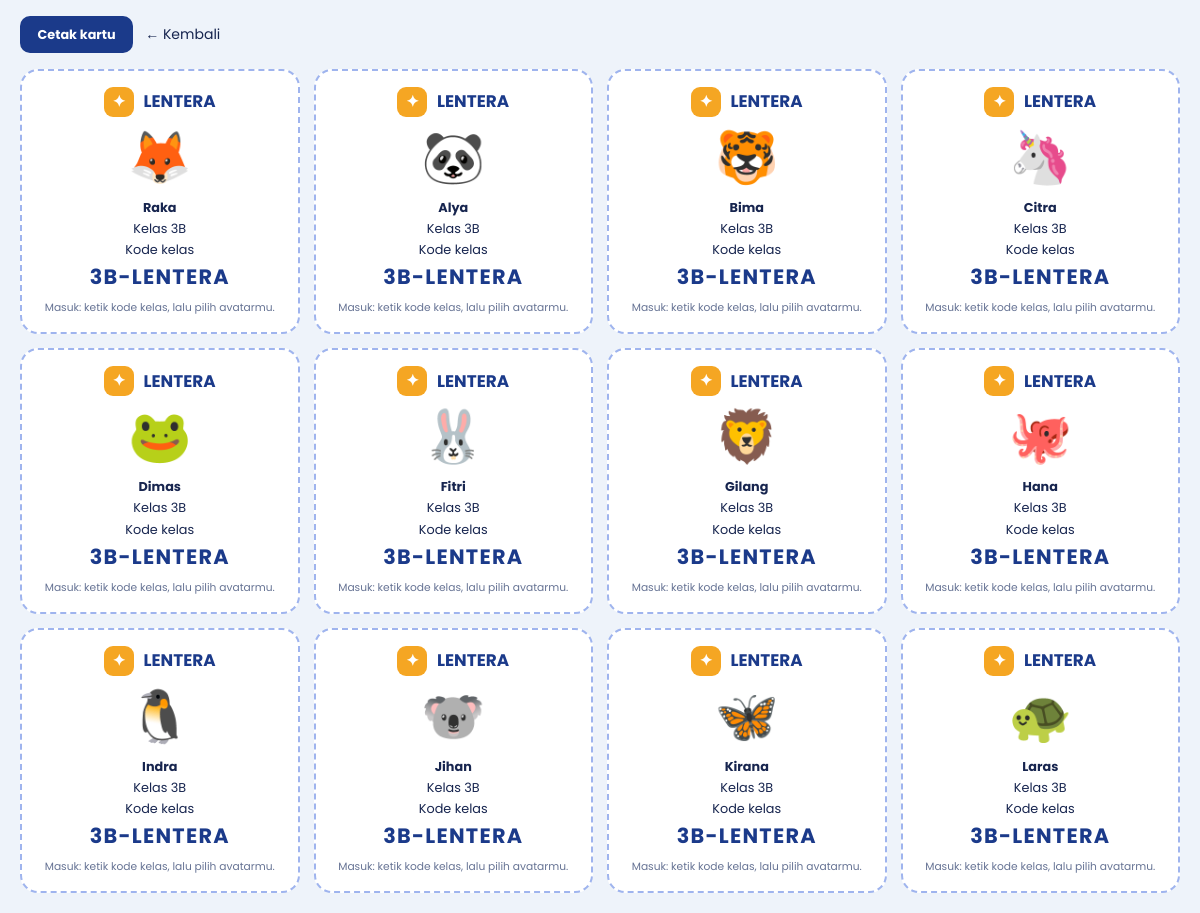
/guru/kartu/ (signed in), run on the app's committed database.
### belajar/models.py (models this page shows, shortened)
class Siswa(models.Model):
    user = models.OneToOneField(User, on_delete=models.CASCADE, related_name="siswa")
    kelas = models.ForeignKey(Kelas, on_delete=models.CASCADE, related_name="siswa")
    avatar = models.CharField(max_length=8, default="🙂")
    kode_samaran = models.CharField(max_length=20, unique=True, help_text="ID samaran: satu-satunya ID yang dikenal game")
    poin = models.PositiveIntegerField(default=0)
    class Meta:
        verbose_name_plural = "Siswa"
    @property
    def nama(self):
        return self.user.first_name or self.user.username

class Kelas(models.Model):
    nama = models.CharField(max_length=20, unique=True)
    kode = models.CharField(max_length=20, unique=True, help_text="Kode kelas untuk login murid")
    wali_kelas = models.ForeignKey(User, null=True, blank=True, on_delete=models.SET_NULL, related_name="kelas_wali")
    ambang_perhatian = models.PositiveSmallIntegerField(default=3, help_text="Siswa perlu perhatian bila sebanyak ini kompetensinya berstatus Mulai")
    target_bagian = models.PositiveSmallIntegerField(
        default=3,
        help_text="Peta Kompetensi baru mencapai 100% bila murid sudah menyelesaikan sebanyak ini bagian (1 bagian = 5 level)",
    )
    class Meta:
        verbose_name_plural = "Kelas"

### belajar/views.py (the view)
# urls.py: path("guru/kartu/", views.guru_kartu, name="kartu"),
@guru_view
def guru_kartu(request, kelas):
    return render(request, "belajar/guru_kartu.html", {"kelas": kelas, "siswa": kelas.siswa.select_related("user")})

### accounts/utils.py (called while the page is built)
def get_role(user):
    if not user.is_authenticated:
        return None
    profile = getattr(user, "profile", None)
    return profile.role if profile else None

def role_required(*roles):
    def deco(view):
        @wraps(view)
        @login_required
        def wrapped(request, *a, **kw):
            role = get_role(request.user)
            return view(request, *a, **kw) if role in roles else redirect(HOME.get(role, "/login/"))
        return wrapped
    return deco

### belajar/cors.py (called while the page is built, shortened)
    def __call__(self, request):
        api = request.path.startswith("/api/game/")
        resp = HttpResponse(status=204) if api and request.method == "OPTIONS" else self.get_response(request)
        return resp

### belajar/views.py (called while the page is built)
def guru_view(fn):
    @wraps(fn)
    @role_required("guru")
    def wrapped(request, *a, **kw):
        kelas = Kelas.objects.filter(wali_kelas=request.user).first()
        if not kelas:
            messages.error(request, "Buat kelas dulu di menu Pengaturan.")
            return redirect("/guru/pengaturan/")
        return fn(request, kelas, *a, **kw)
    return wrapped

### templates/belajar/guru_kartu.html (shortened to what this page needs)
{% extends 'base.html' %}
{% block body %}
<div class="noprint" style="padding:16px 20px;display:flex;gap:12px;align-items:center"><button class="btn navy" onclick="window.print()">Cetak kartu</button><a href="/guru/pengaturan/">← Kembali</a></div>
<div class="kartu-grid">{% for s in siswa %}
  <div class="kartu-masuk"><div class="logo" style="justify-content:center;color:var(--navy)"><i>✦</i>LENTERA</div>
    <div class="av2">{{ s.avatar }}</div><b>{{ s.nama }}</b><p>Kelas {{ kelas.nama }}</p><p>Kode kelas</p><b class="kode-kartu">{{ kelas.kode }}</b>
    <small>Masuk: ketik kode kelas, lalu pilih avatarmu.</small></div>{% endfor %}</div>
{% endblock %}

### static/css/lentera.css (style rules this page uses)
:root { --navy:#1b3a8a;--coral:#ef6b5b;--teal:#12a094;--amber:#f5a623;--ink:#17254f;--mut:#667394;--bg:#eef3fa;--line:#e2e8f3;--mulai:#f6c5c2;--berk:#fbe39b;--cakap:#b9e6c9 }
* { box-sizing:border-box;margin:0;padding:0 }
body { font:14px/1.5 Poppins,system-ui,sans-serif;background:var(--bg);color:var(--ink) }
a { color:inherit;text-decoration:none }
button { font:inherit;color:inherit;cursor:pointer }
.btn { display:inline-flex;align-items:center;justify-content:center;gap:.4rem;border:0;border-radius:10px;padding:.55rem 1.1rem;color:#fff;font-weight:700;font-size:.8rem }
.btn.navy { background:var(--navy) }
.logo { display:flex;align-items:center;gap:.6rem;font-weight:700;font-size:1.05rem }
.logo i { width:30px;height:30px;border-radius:9px;background:var(--amber);display:grid;place-items:center;color:#fff;font-style:normal;font-size:16px }
.kartu-grid { display:grid;grid-template-columns:repeat(auto-fill,minmax(230px,1fr));gap:14px;padding:0 20px 20px }
.kartu-masuk { border:2px dashed #9fb4ee;border-radius:18px;padding:16px;text-align:center;background:#fff;break-inside:avoid;display:grid;gap:2px;font-size:.8rem }
.kartu-masuk .av2 { font-size:3.2rem }
.kode-kartu { font-size:1.3rem;letter-spacing:.06em;color:var(--navy) }
.kartu-masuk small { color:var(--mut);margin-top:6px }

### data on the page
Siswa: avatar "🦊", nama "Raka"
Kelas: nama "3B", kode "3B-LENTERA"
Siswa: avatar "🐼", nama "Alya"
Siswa: avatar "🐯", nama "Bima"
Siswa: avatar "🦄", nama "Citra"
Siswa: avatar "🐸", nama "Dimas"
Siswa: avatar "🐰", nama "Fitri"
Siswa: avatar "🦁", nama "Gilang"
Siswa: avatar "🐙", nama "Hana"
Siswa: avatar "🐧", nama "Indra"
Siswa: avatar "🐨", nama "Jihan"
Siswa: avatar "🦋", nama "Kirana"
Siswa: avatar "🐢", nama "Laras"
